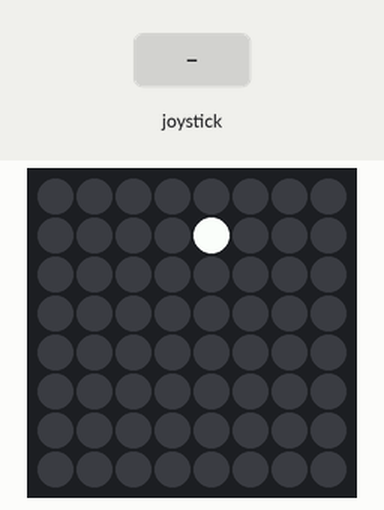
Simulated run of this program. Board: Raspberry Pi (BCM pin numbers) with a Sense HAT. Parts: the Sense HAT's 8×8 RGB LED matrix. Inputs (shaded band) come from the test bench. Random numbers come from a fixed seed. At 8.4 s the program stops and its outputs stay as they are.

Above: at 3.2 s.
3.3 s: joystick clicked
At 4.7 s:
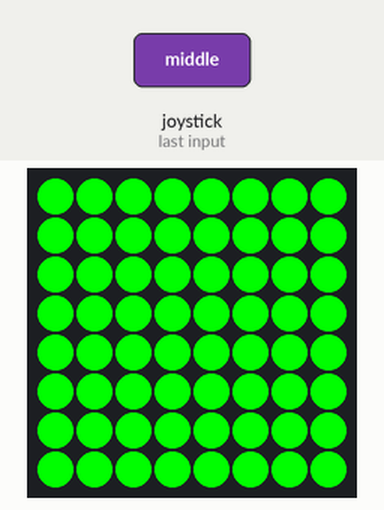
At 5.3 s:
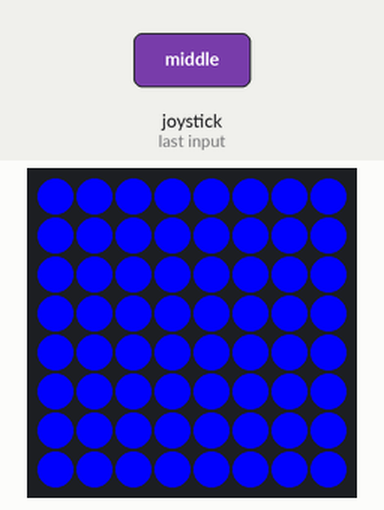
6.3 s: joystick clicked
At 7.6 s:
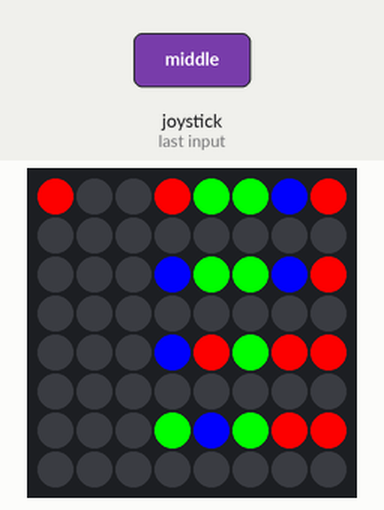
Timing chart, 0 to 9.3 s (numbered marks = the images above; inputs shaded):
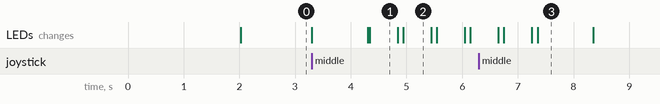

Measured:
- after the input at 3.3 s, the LEDs: first change at once (image 1 shows a later state)
- what the display in image 1 shows lasts 0.5 s, from 4.3 s to 4.8 s
- what the display in image 3 shows lasts 1.0 s, from 7.4 s to 8.4 s

The program:

sensehat_arcade.py
```python
from sense_hat import *
from time import sleep
from random import *

from sensehat_goldhunt import goldhunt
from sensehat_memorization import memorization
#from sensehat_memorization import *


#import os


sense = SenseHat()
sense.clear()

go = ""

def arcade():
	game = randint(1, 2)
	if game == 1:
		go = goldhunt()
		if go == True:
			arcade()
	elif game == 2:
		go = memorization()
		if go == True:
			arcade()

arcade()
```

sensehat_goldhunt.py
```python
from sense_hat import *
from time import sleep
from random import randint

sense = SenseHat()
sense.clear()

e = ""

def goldhunt():

	def wait_for_move():
		while True:
			e = sense.stick.wait_for_event()
			if e.action != ACTION_RELEASED:
				return e

	R = [255, 0, 0]
	Y = [255, 255, 0]
	G = [0, 255, 0]
	W = [255, 255, 255]

	score = 0
	coinx = randint(0,7)
	coiny = randint(0,7)
	sense.set_pixel(coinx, coiny, Y)
	sleep(2)
	sense.clear()

	x = randint(0,7)
	y = randint(0,7)
	sense.set_pixel(x, y, W)

	while True:
		e = ""
		e = wait_for_move()

		if e.direction == DIRECTION_MIDDLE:
			if x == coinx and y == coiny:
				sense.set_pixel(x, y, G)
				sleep(1)
				sense.clear()
				return True
			else:
				sense.set_pixel(x, y, R)
				sleep(1)
				sense.clear()
				return False

			sleep(1)
			sense.clear()
			break

		sense.clear()

		if e.direction == DIRECTION_UP and y > 0:
			y = y - 1
		elif e.direction == DIRECTION_DOWN and y < 7:
			y = y + 1
		elif e.direction == DIRECTION_LEFT and x > 0:
			x = x - 1
		elif e.direction == DIRECTION_RIGHT and x < 7:
			x = x + 1
		sense.set_pixel(x, y, W)
		e = ""
sense.clear()
goldhunt()
```

sensehat_memorization.py
```python
from sense_hat import *
from time import sleep
from random import *
sense = SenseHat()
sense.clear()

m = ""

def memorization():

	def wait_for_move2():
		while True:
			m = sense.stick.wait_for_event()
			if m.action != ACTION_RELEASED:
				return m

	x = 0
	y = 0

	R = [255, 0, 0]
	G = [0, 255, 0]
	B = [0, 0, 255]
	colors = [R, G, B]
	random_color_picker = randint(0, 2)

	random_color = colors[random_color_picker]

	# Y = [255, 255, 0] (saved for later)
	W = [255, 255, 255]
	Bl = [0, 0, 0]

	color_r = [
	R, R, R, R, R, R, R, R,
	R, R, R, R, R, R, R, R,
	R, R, R, R, R, R, R, R,
	R, R, R, R, R, R, R, R,
	R, R, R, R, R, R, R, R,
	R, R, R, R, R, R, R, R,
	R, R, R, R, R, R, R, R,
	R, R, R, R, R, R, R, R]

	color_g = [
	G, G, G, G, G, G, G, G,
	G, G, G, G, G, G, G, G,
	G, G, G, G, G, G, G, G,
	G, G, G, G, G, G, G, G,
	G, G, G, G, G, G, G, G,
	G, G, G, G, G, G, G, G,
	G, G, G, G, G, G, G, G,
	G, G, G, G, G, G, G, G]

	color_b = [
	B, B, B, B, B, B, B, B,
	B, B, B, B, B, B, B, B,
	B, B, B, B, B, B, B, B,
	B, B, B, B, B, B, B, B,
	B, B, B, B, B, B, B, B,
	B, B, B, B, B, B, B, B,
	B, B, B, B, B, B, B, B,
	B, B, B, B, B, B, B, B]

	sense.clear()


	selection = randint(1, 3)

	if selection == 1:
		sense.set_pixels(color_r)
		color1 = [248, 0, 0]
	elif selection == 2:
		sense.set_pixels(color_g)
		color1 = [0, 252, 0]
	elif selection == 3:
		sense.set_pixels(color_b)
		color1 = [0, 0, 248]
	sleep(0.5)
	sense.clear()
	sleep(0.1)
	selection = randint(1, 3)

	if selection == 1:
		sense.set_pixels(color_r)
		color2 = [248, 0, 0]
	elif selection == 2:
		sense.set_pixels(color_g)
		color2 = [0, 252, 0]
	elif selection == 3:
		sense.set_pixels(color_b)
		color2 = [0, 0, 248]
	sleep(0.5)
	sense.clear()
	sleep(0.1)
	selection = randint(1, 3)

	if selection == 1:
		sense.set_pixels(color_r)
		color3 = [248, 0, 0]
	elif selection == 2:
		sense.set_pixels(color_g)
		color3 = [0, 252, 0]
	elif selection == 3:
		sense.set_pixels(color_b)
		color3 = [0, 0, 248]
	sleep(0.5)
	sense.clear()
	sleep(0.1)
	selection = randint(1, 3)

	if selection == 1:
		sense.set_pixels(color_r)
		color4 = [248, 0, 0]
	elif selection == 2:
		sense.set_pixels(color_g)
		color4 = [0, 252, 0]
	elif selection == 3:
		sense.set_pixels(color_b)
		color4 = [0, 0, 248]
	sleep(0.5)
	sense.clear()
	sleep(0.1)
	selection = randint(1, 3)
	if selection == 1:
		sense.set_pixels(color_r)
		color5 = [248, 0, 0]
	elif selection == 2:
		sense.set_pixels(color_g)
		color5 = [0, 252, 0]
	elif selection == 3:
		sense.set_pixels(color_b)
		color5 = [0, 0, 248]
	sleep(0.5)
	sense.clear()
	sleep(0.1)

	correct_row = randint(1, 4)
	if correct_row == 1:
		sense.set_pixel(3, 0, color1)
		sense.set_pixel(4, 0, color2)
		sense.set_pixel(5, 0, color3)
		sense.set_pixel(6, 0, color4)
		sense.set_pixel(7, 0, color5)
	else:
		random_color = colors[randint(0, 2)]
		sense.set_pixel(3, 0, random_color)
		random_color = colors[randint(0, 2)]
		sense.set_pixel(4, 0, random_color)
		random_color = colors[randint(0, 2)]
		sense.set_pixel(5, 0, random_color)
		random_color = colors[randint(0, 2)]
		sense.set_pixel(6, 0, random_color)
		random_color = colors[randint(0, 2)]
		sense.set_pixel(7, 0, random_color)

	if correct_row == 2:
		sense.set_pixel(3, 2, color1)
		sense.set_pixel(4, 2, color2)
		sense.set_pixel(5, 2, color3)
		sense.set_pixel(6, 2, color4)
		sense.set_pixel(7, 2, color5)
	else:
		random_color = colors[randint(0, 2)]
		sense.set_pixel(3, 2, random_color)
		random_color = colors[randint(0, 2)]
		sense.set_pixel(4, 2, random_color)
		random_color = colors[randint(0, 2)]
		sense.set_pixel(5, 2, random_color)
		random_color = colors[randint(0, 2)]
		sense.set_pixel(6, 2, random_color)
		random_color = colors[randint(0, 2)]
		sense.set_pixel(7, 2, random_color)
	if correct_row == 3:
		sense.set_pixel(3, 4, color1)
		sense.set_pixel(4, 4, color2)
		sense.set_pixel(5, 4, color3)
		sense.set_pixel(6, 4, color4)
		sense.set_pixel(7, 4, color5)
	else:
		random_color = colors[randint(0, 2)]
		sense.set_pixel(3, 4, random_color)
		random_color = colors[randint(0, 2)]
		sense.set_pixel(4, 4, random_color)
		random_color = colors[randint(0, 2)]
		sense.set_pixel(5, 4, random_color)
		random_color = colors[randint(0, 2)]
		sense.set_pixel(6, 4, random_color)
		random_color = colors[randint(0, 2)]
		sense.set_pixel(7, 4, random_color)
	if correct_row == 4:
		sense.set_pixel(3, 6, color1)
		sense.set_pixel(4, 6, color2)
		sense.set_pixel(5, 6, color3)
		sense.set_pixel(6, 6, color4)
		sense.set_pixel(7, 6, color5)
	else:
		random_color = colors[randint(0, 2)]
		sense.set_pixel(3, 6, random_color)
		random_color = colors[randint(0, 2)]
		sense.set_pixel(4, 6, random_color)
		random_color = colors[randint(0, 2)]
		sense.set_pixel(5, 6, random_color)
		random_color = colors[randint(0, 2)]
		sense.set_pixel(6, 6, random_color)
		random_color = colors[randint(0, 2)]
		sense.set_pixel(7, 6, random_color)

	sense.set_pixel(x, y, W)


	while True:
		m = ""
		m = wait_for_move2()

		if m.direction == DIRECTION_MIDDLE:
			x1 = sense.get_pixel(3, y)
			x2 = sense.get_pixel(4, y)
			x3 = sense.get_pixel(5, y)
			x4 = sense.get_pixel(6, y)
			x5 = sense.get_pixel(7, y)
			if x1 == color1 and x2 == color2 and x3 == color3 and x4 == color4 and x5 == color5:
				sense.set_pixel(x, y, G)
				sleep(1)
				sense.clear()
				return True
			else:
				sense.set_pixel(x, y, R)
				sleep(1)
				sense.clear()
				return False

			sleep(1)
			sense.clear()
			break

		sense.set_pixel(x, y, Bl)

		if m.direction == DIRECTION_UP and y > 0:
			y = y - 2
		elif m.direction == DIRECTION_DOWN and y < 6:
			y = y + 2

		sense.set_pixel(x, y, W)
		m = ""
#memorization()
```
